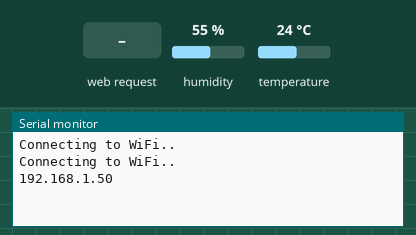
The sketch below on a simulated ESP32. Shown: the last lines printed to the serial monitor. The test bench sets the inputs (shaded band); at power-on: humidity 55 %, temperature 24 °C. WiFi joins after 1.5 s; servers stay silent unless stated.

Above: at 3.2 s.
3.3 s: HTTP request GET /temperatura received
At 4.5 s:
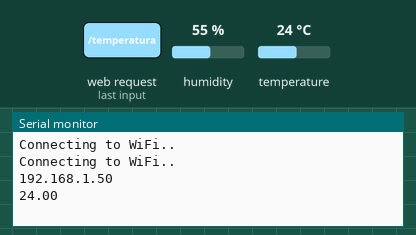
4.8 s: HTTP request GET /humidade received
At 5.9 s:
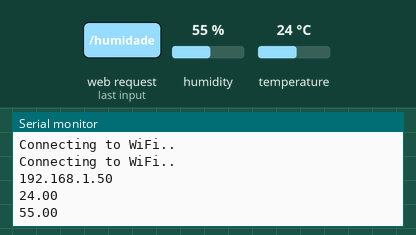

Measured:
- after the input at 3.3 s, the serial monitor: prints a new line at once (image 1)
- after the input at 4.8 s, the serial monitor: prints a new line at once (image 2)

The sketch:

medidorDHT.ino
```cpp
// Import required libraries
#include "WiFi.h"
#include "ESPAsyncWebServer.h"
#include <Adafruit_Sensor.h>
#include <DHT.h>

// Substitua pelas suas credenciais de rede
const char* ssid = "Casa 01";
const char* password = "08951329666";

#define DHTPIN 27     // Pino digital conectado ao sensor DHT

//#define DHTTYPE    DHT11     // DHT 11
#define DHTTYPE    DHT11

DHT dht(DHTPIN, DHTTYPE);

// Cria o objeto AsyncWebServer na porta 80.
AsyncWebServer server(80);

String readDHTTemperature() {
  // As leituras do sensor também podem ter até 2 segundos
  // Ler a temperatura como Celsius (o padrão)
  float t = dht.readTemperature();
  // Leia a temperatura como Fahrenheit (isFahrenheit = true)
  //float t = dht.lerTemperatura(verdadeira);
  // Verifica se alguma leitura falhou e sai mais cedo (para tentar novamente).
  if (isnan(t)) {
    Serial.println("Falha ao ler o sensor DHT!");
    return "--";
  }
  else {
    Serial.println(t);
    return String(t);
  }
}

String readDHTHumidity() {
  // SAs leituras do sensor também podem ter até 2 segundos.
  float h = dht.readHumidity();
  if (isnan(h)) {
    Serial.println("Falha ao ler o sensor DHT!");
    return "--";
  }
  else {
    Serial.println(h);
    return String(h);
  }
}

const char index_html[] PROGMEM = R"rawliteral(
<!DOCTYPE HTML><html>
<head>
  <meta name="viewport" content="width=device-width, initial-scale=1">
  <link rel="stylesheet" href="https://use.fontawesome.com/releases/v5.7.2/css/all.css" integrity="sha384-fnmOCqbTlWIlj8LyTjo7mOUStjsKC4pOpQbqyi7RrhN7udi9RwhKkMHpvLbHG9Sr" crossorigin="anonymous">
  <style>
    html {
     font-family: Arial;
     display: inline-block;
     margin: 0px auto;
     text-align: center;
    }
    h2 { font-size: 3.0rem; }
    p { font-size: 3.0rem; }
    .units { font-size: 1.2rem; }
    .dht-labels{
      font-size: 1.5rem;
      vertical-align:middle;
      padding-bottom: 15px;
    }
  </style>
</head>
<body>
  <h2>Sistema DHT</h2>
  <p>
    <i class="fas fa-thermometer-half" style="color:#059e8a;"></i>
    <span class="dht-labels">Temperatura</span>
    <span id="temperatura">%TEMPERATURA%</span>
    <sup class="units">&deg;C</sup>
  </p>
  <p>
    <i class="fas fa-tint" style="color:#00add6;"></i>
    <span class="dht-labels">Humidade</span>
    <span id="humidade">%HUMIDADE%</span>
    <sup class="units">&percnt;</sup>
  </p>
</body>
<script>
setInterval(function ( ) {
  var xhttp = new XMLHttpRequest();
  xhttp.onreadystatechange = function() {
    if (this.readyState == 4 && this.status == 200) {
      document.getElementById("temperatura").innerHTML = this.responseText;
    }
  };
  xhttp.open("GET", "/temperatura", true);
  xhttp.send();
}, 10000 ) ;

setInterval(function ( ) {
  var xhttp = new XMLHttpRequest();
  xhttp.onreadystatechange = function() {
    if (this.readyState == 4 && this.status == 200) {
      document.getElementById("humidade").innerHTML = this.responseText;
    }
  };
  xhttp.open("GET", "/humidade", true);
  xhttp.send();
}, 10000 ) ;
</script>
</html>)rawliteral";

// substitui o espaço reservado por valores DHT
String processor(const String& var){
  //Serial.println(var);
  if(var == "TEMPERATURe"){
    return readDHTTemperature();
  }
  else if(var == "HUMIDITY"){
    return readDHTHumidity();
  }
  return String();
}

void setup(){
  // Serial porta para fins de depuração
  Serial.begin(9600);

  dht.begin();

  // Connectar a Wi-Fi
  WiFi.begin(ssid, password);
  while (WiFi.status() != WL_CONNECTED) {
    delay(1000);
    Serial.println("Connecting to WiFi..");
  }

  // Tela ESP32 Local IP Endereço
  Serial.println(WiFi.localIP());

  // Rota para raiz/página da web
  server.on("/", HTTP_GET, [](AsyncWebServerRequest *request){
    request->send_P(200, "text/html", index_html, processor);
  });
  server.on("/temperatura", HTTP_GET, [](AsyncWebServerRequest *request){
    request->send_P(200, "text/plain", readDHTTemperature().c_str());
  });
  server.on("/humidade", HTTP_GET, [](AsyncWebServerRequest *request){
    request->send_P(200, "text/plain", readDHTHumidity().c_str());
  });

  // Inicio Servidor
  server.begin();
}

void loop(){

}
```
